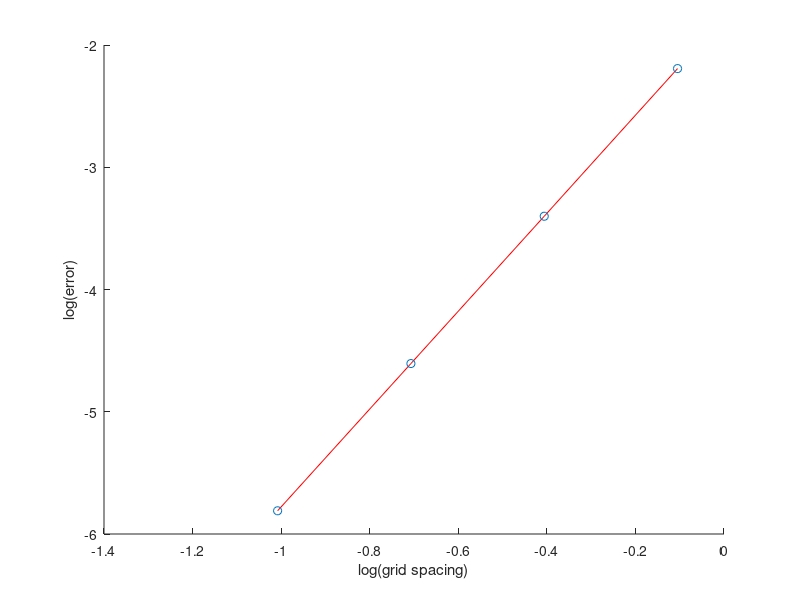

MATLAB code to generate this figure:
clearclch1=linspace(0, pi, 4+1)h2=linspace(0, pi, 8+1)h3=linspace(0, pi, 16+1)h4=linspace(0, pi, 32+1)g1=g2=g3=g4=0;for i=1:2:3  a = (pi/4)^3/24 * sin(h1(i))  b = (pi/4)^3/12 * sin(h1(i+1))  c = (pi/4)^3/24 * sin(h1(i+2))  d = 1/2 * (pi/4) * (sin(h1(i)) + 2*sin(h1(i+1)) + sin(h1(i+2)))  g1 = g1 + a + b + c + dendforfor i=1:2:7  a = (pi/8)^3/24 * sin(h2(i))  b = (pi/8)^3/12 * sin(h2(i+1))  c = (pi/8)^3/24 * sin(h2(i+2))  d = 1/2 * (pi/8) * (sin(h2(i)) + 2*sin(h2(i+1)) + sin(h2(i+2)))  g2=g2 + a + b + c + dendforfor i=1:2:15  a = (pi/16)^3/24 * sin(h3(i))  b = (pi/16)^3/12 * sin(h3(i+1))  c = (pi/16)^3/24 * sin(h3(i+2))  d = 1/2 * (pi/16) * (sin(h3(i)) + 2*sin(h3(i+1)) + sin(h3(i+2)))  g3=g3 + a + b + c + dendforfor i=1:2:31  a = (pi/32)^3/24*sin(h4(i))  b = (pi/32)^3/12*sin(h4(i+1))  c = (pi/32)^3/24*sin(h4(i+2))  d = 1/2 * (pi/32) * (sin(h4(i)) + 2*sin(h4(i+1)) + sin(h4(i+2)))  g4=g4 + a + b + c + dendforans1 = abs(g1-2)ans2 = abs(g2-2)ans3 = abs(g3-2)ans4 = abs(g4-2)error1=log10(abs(g1-2))error2=log10(abs(g2-2))error3=log10(abs(g3-2))error4=log10(abs(g4-2))x=[pi/4 pi/8 pi/16 pi/32];y=[error1 error2 error3 error4];hold onplot(log10(x),y,'-r');plot(log10(x),y,"o");hold offylabel("log(error)")xlabel("log(grid spacing)");print("-djpeg",["C2",'.jpg'])